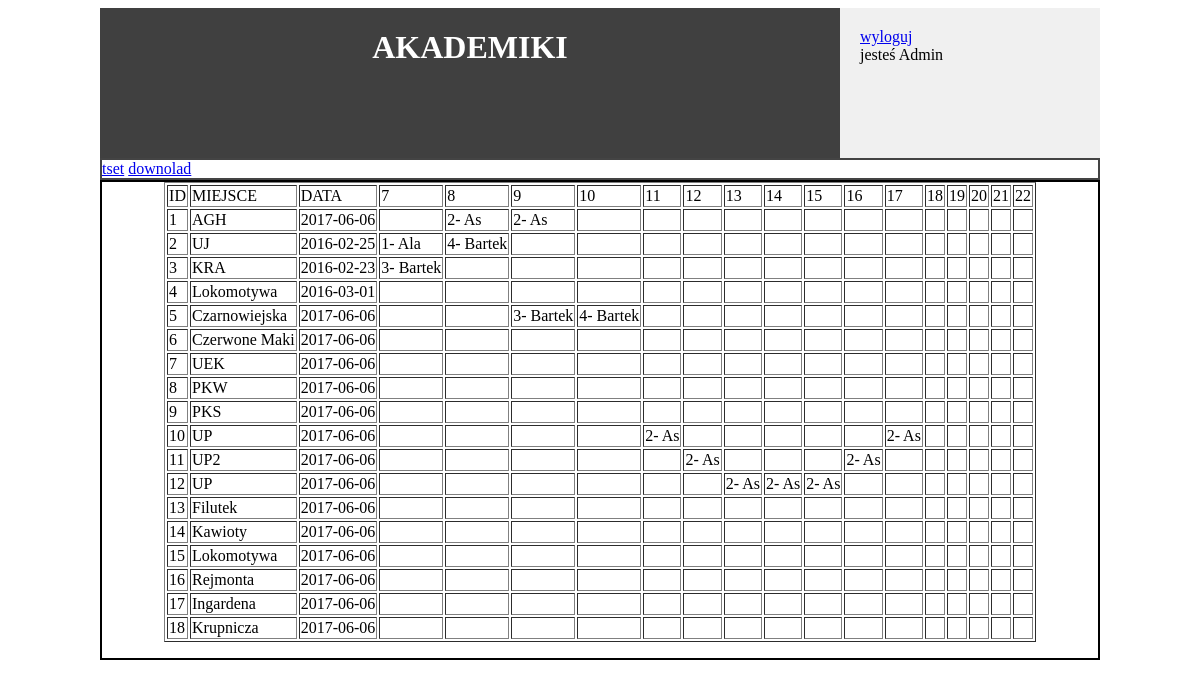
Screenshot of /index.php?id=Admin (signed in) with the database file from the repository.
### tables this page shows
CREATE TABLE `miejsca` (
  `ID` int(11) NOT NULL,
  `MIEJSCE` varchar(20) NOT NULL,
  `DATA` date NOT NULL,
  `a7` varchar(20) NOT NULL,
  `a8` varchar(20) NOT NULL,
  `a9` varchar(20) NOT NULL,
  `a10` varchar(11) NOT NULL,
  `a11` varchar(11) NOT NULL,
  `a12` varchar(11) NOT NULL,
  `a13` varchar(11) NOT NULL,
  `a14` varchar(11) NOT NULL,
  `a15` varchar(11) NOT NULL,
  `a16` varchar(11) NOT NULL,
  `a17` varchar(11) NOT NULL,
  `a18` varchar(11) NOT NULL,
  `a19` varchar(11) NOT NULL,
  `a20` varchar(11) NOT NULL,
  `a21` varchar(11) NOT NULL,
  `a22` varchar(11) NOT NULL
);

### Admin.php (the view, shortened to what this page needs)
<form method="post" action="wyjscie.php">
<table border="1">
<tr>
		<td>ID</td><td>MIEJSCE</td><td>DATA</td><td>7</td><td>8</td><td>9</td><td>10</td><td>11</td><td>12</td><td>13</td><td>14</td><td>15</td><td>16</td><td>17</td><td>18</td><td>19</td><td>20</td><td>21</td><td>22</td>
</tr>
<?php
		$wykonaj=mysql_query("SELECT * from miejsca");
		while ($wiersz = mysql_fetch_object($wykonaj))
		{
			 echo'<tr>';
			 echo '<td>'.$wiersz->ID.'</td><td>'.$wiersz->MIEJSCE.'</td><td>'.$wiersz->DATA.'</td><td>'. $a7 .'</td><td>'.$a8 .'</td><td>'.$a9 .'</td><td>'.$a10 .'</td><td>'.$a11 .'</td><td>'.$a12 .'</td><td>'.$a13 .'</td><td>'.$a14 .'</td><td>'.$a15 .'</td><td>'.$a16 .'</td><td>'.$a17 .'</td><td>'.$a18 .'</td><td>'.$a19 .'</td><td>'.$a20 .'</td><td>'.$a21 .'</td><td>'.$a22 .'</td>';
			 echo'</tr>';
		}
?>

### index.php (shortened to what this page needs)
<html>
<head>
<!DOCTYPE html PUBLIC "-//W3C//DTD XHTML 1.1//EN" "http://www.w3.org/TR/xhtml11/DTD/xhtml11.dtd">
<html xmlns="http://www.w3.org/1999/xhtml">
<head>
  <link rel="stylesheet" href="style.css" type="text/css">
</head>
<body>
<div id="container">
<div id="topcontent">
<h1>AKADEMIKI</h1>
</div>
<?php
	if(isset($_POST['wyslij']))
	{
	$l=@$_POST["Login"];
	$p=md5(@$_POST["Haslo"]);
		$q="SELECT * from user where LOGIN='".$l."' and PASSWORD='".$p."'";
		$w=mysql_query($q);
		$wiersz=@mysql_fetch_array($w);
		if(is_null($wiersz['LOGIN'])) echo 'zły login lub chasło';
		else
		{
			$_SESSION['Login']=$_POST['Login'];
			$_SESSION['Typ']=$wiersz['TYPE'];
			$_SESSION['ID']=$wiersz['ID'];
			header('Location: index.php');
		}
		if ($_SESSION['Typ']=='Admin')
			header('Location: index.php?id=Admin');
		else if ($_SESSION['Typ']=='User')
			header('Location: index.php?id=User');
		else
			header('Location: index.php?id=start');
	}
	else
	{
?>
<div id="logowanie">
		<?php
			if(isset($_SESSION['Login']))	require('wylogowywanie.php');
			else 							require('log.php');
		?>
</div>
<?php	}	?>
<div id="menu">
<a href="test.php">tset</a>
<a href="downolad.php">downolad</a>
</div>
	<div id="content">
		<?php
			@$i=$_GET['id'];
			if(!isset($i))	require('start.php');
			else 				require($i.'.php');
		?>
	</div>
</div>
</body>
</html>

### wylogowywanie.php
<a href="wyl.php">wyloguj</a>
<?php
	echo'</br>jesteś  '.$_SESSION['Typ'].'</br>';
?>

### style.css (style rules this page uses)
#container { width: 1000px; margin-left: auto; margin-right: auto; }
#logowanie { padding: 20px; background-color: #f0f0f0; float: right; width: 220px; height: 110px; }
#topcontent { float: left; width: 740px; height: 150px; background-color: #404040; color: #ffffff; text-align: center; }
#menu { border: 2px solid #444444; }
#content { text-align: center; border: 2px solid #000000; }
table { margin: 0 auto; text-align: left; }

### rows the page displays
miejsca: ID "1", MIEJSCE "AGH", DATA "2017-06-06", a8 "2- As", a9 "2- As"
miejsca: ID "2", MIEJSCE "UJ", DATA "2016-02-25", a7 "1- Ala", a8 "4- Bartek"
miejsca: ID "3", MIEJSCE "KRA", DATA "2016-02-23", a7 "3- Bartek"
miejsca: ID "4", MIEJSCE "Lokomotywa", DATA "2016-03-01"
miejsca: ID "5", MIEJSCE "Czarnowiejska", DATA "2017-06-06", a9 "3- Bartek", a10 "4- Bartek"
miejsca: ID "6", MIEJSCE "Czerwone Maki", DATA "2017-06-06"
miejsca: ID "7", MIEJSCE "UEK", DATA "2017-06-06"
miejsca: ID "8", MIEJSCE "PKW", DATA "2017-06-06"
miejsca: ID "9", MIEJSCE "PKS", DATA "2017-06-06"
miejsca: ID "10", MIEJSCE "UP", DATA "2017-06-06", a11 "2- As", a17 "2- As"
miejsca: ID "11", MIEJSCE "UP2", DATA "2017-06-06", a12 "2- As", a16 "2- As"
miejsca: ID "12", MIEJSCE "UP", DATA "2017-06-06", a13 "2- As", a14 "2- As", a15 "2- As"
miejsca: ID "13", MIEJSCE "Filutek", DATA "2017-06-06"
miejsca: ID "14", MIEJSCE "Kawioty", DATA "2017-06-06"
miejsca: ID "15", MIEJSCE "Lokomotywa", DATA "2017-06-06"
miejsca: ID "16", MIEJSCE "Rejmonta", DATA "2017-06-06"
miejsca: ID "17", MIEJSCE "Ingardena", DATA "2017-06-06"
miejsca: ID "18", MIEJSCE "Krupnicza", DATA "2017-06-06"

### other values shown
$_SESSION['Typ'] "Admin"
